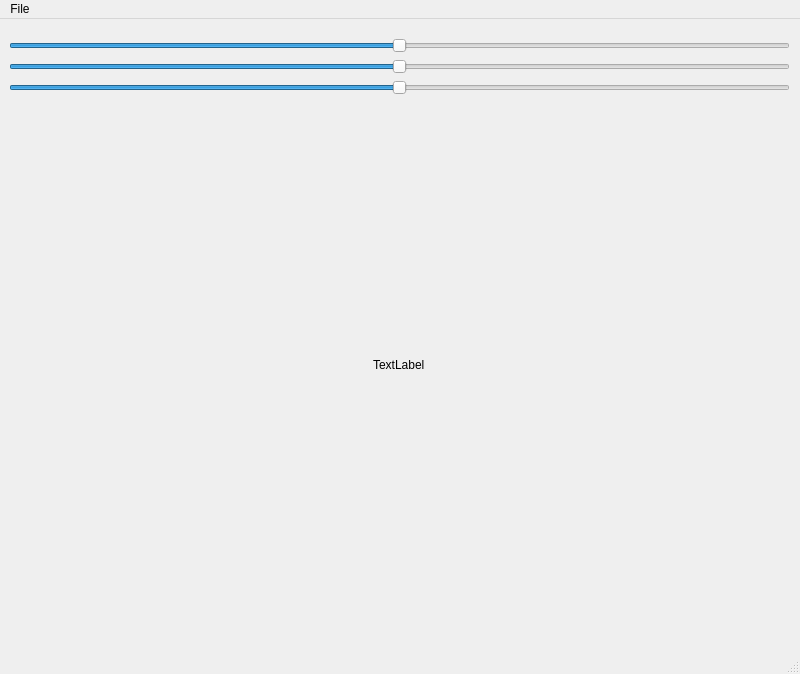
<?xml version="1.0" encoding="UTF-8"?>
<ui version="4.0">
 <class>MainWindow</class>
 <widget class="QMainWindow" name="MainWindow">
  <property name="geometry">
   <rect>
    <x>0</x>
    <y>0</y>
    <width>800</width>
    <height>674</height>
   </rect>
  </property>
  <property name="windowTitle">
   <string>MainWindow</string>
  </property>
  <widget class="QWidget" name="centralwidget">
   <widget class="QWidget" name="verticalLayoutWidget">
    <property name="geometry">
     <rect>
      <x>9</x>
      <y>19</y>
      <width>781</width>
      <height>591</height>
     </rect>
    </property>
    <layout class="QVBoxLayout" name="verticalLayout">
     <item>
      <widget class="QSlider" name="l_slider">
       <property name="minimum">
        <number>-100</number>
       </property>
       <property name="maximum">
        <number>100</number>
       </property>
       <property name="orientation">
        <enum>Qt::Horizontal</enum>
       </property>
      </widget>
     </item>
     <item>
      <widget class="QSlider" name="a_slider">
       <property name="minimum">
        <number>-128</number>
       </property>
       <property name="maximum">
        <number>128</number>
       </property>
       <property name="orientation">
        <enum>Qt::Horizontal</enum>
       </property>
      </widget>
     </item>
     <item>
      <widget class="QSlider" name="b_slider">
       <property name="minimum">
        <number>-128</number>
       </property>
       <property name="maximum">
        <number>128</number>
       </property>
       <property name="orientation">
        <enum>Qt::Horizontal</enum>
       </property>
      </widget>
     </item>
     <item alignment="Qt::AlignHCenter|Qt::AlignVCenter">
      <widget class="QLabel" name="image">
       <property name="text">
        <string>TextLabel</string>
       </property>
      </widget>
     </item>
    </layout>
   </widget>
  </widget>
  <widget class="QMenuBar" name="menubar">
   <property name="geometry">
    <rect>
     <x>0</x>
     <y>0</y>
     <width>800</width>
     <height>24</height>
    </rect>
   </property>
   <widget class="QMenu" name="menuFile">
    <property name="title">
     <string>File</string>
    </property>
    <addaction name="open"/>
   </widget>
   <addaction name="menuFile"/>
  </widget>
  <widget class="QStatusBar" name="statusbar"/>
  <action name="open">
   <property name="text">
    <string>Open</string>
   </property>
  </action>
 </widget>
 <resources/>
 <connections/>
</ui>
